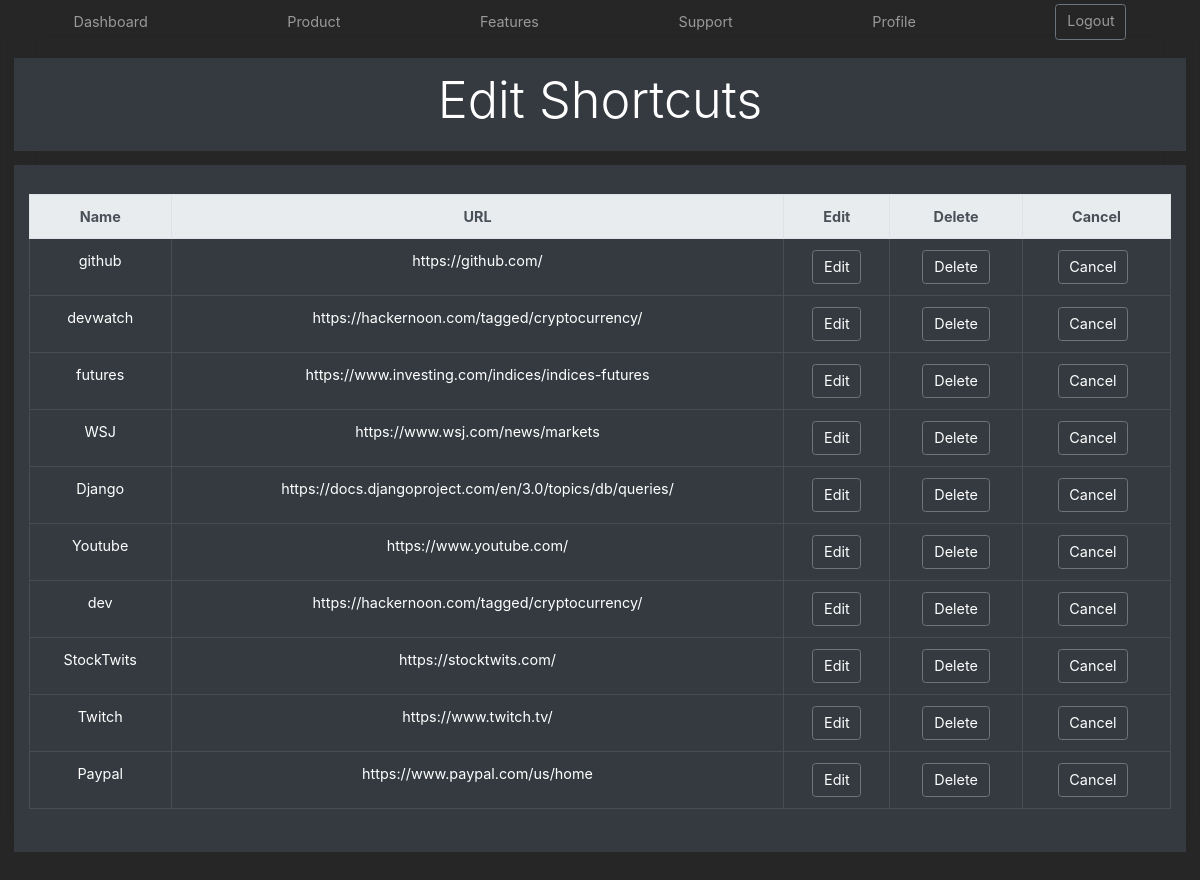
The page /Dashboard/editurl/table_1/ on the database its author committed.
### dashboard/models.py (models this page shows)
class userlinks(models.Model):
    main = models.CharField (max_length=200,default='')
    mainname = models.CharField (max_length=200,default='')
    mainfavicon = models.CharField (max_length=200,default='')
    table_id =  models.CharField (max_length=200,default='')

### dashboard/views.py (the view)
# urls.py: url(r'^editurl/(?P<table_id>[\w\-]+)/$', views.editurl ,name="editurl" ),
def editurl(request, table_id):
    table_id = table_id
    linktomain=userlinks.objects.all().filter(table_id=table_id)
    return render(request, 'editurl.html',{'linktomain':linktomain})

### dashboard/templates/editurl.html (shortened to what this page needs)
{% load static %}
<!DOCTYPE html>
<html lang="en">
<head>
<link rel="stylesheet" href="https://stackpath.bootstrapcdn.com/bootstrap/4.4.1/css/bootstrap.min.css">
<link rel="stylesheet"  href="{% static 'dashboard/css/product.css'%}">
<link rel="stylesheet"  href="{% static 'dashboard/css/dialog.css'%}">
</head>
<body>
 <nav class="site-header py-1">
  <div class="container d-flex flex-column flex-md-row justify-content-between">
     <a class="py-2 d-none d-md-inline-block" href="/Dashboard">Dashboard</a>
    <a class="py-2 d-none d-md-inline-block" href="#">Product</a>
    <a class="py-2 d-none d-md-inline-block" href="#">Features</a>
    <a class="py-2 d-none d-md-inline-block" href="#">Support</a>
    <a class="py-2 d-none d-md-inline-block" href="/Dashboard/profile">Profile</a>
    <a class="btn btn-outline-secondary" href="/Dashboard/logout">Logout</a>
  </div>
</nav>
<div class="position-relative overflow-hidden p-3 p-md-1 m-md-3 text-center bg-dark">
  <div class="col-md-5 mx-auto">
    <h1 class="display-4 titleposition">Edit Shortcuts</h1>
 </div>
  </div>
<div class="d-md-flex flex-md-equal w-100 my-md-3 pl-md-3">
  <div class="bg-dark mr-md-3 px-md-3 text-center text-white overflow-hidden">
    <div class="my-3 py-3">
<table class="table table-dark table-hover table-bordered">
    <thead class="thead-light">
    <tr>
        <th scope="col">Name</th>
        <th scope="col">URL</th>
        <th scope="col">Edit</th>
        <th scope="col">Delete</th>
        <th scope="col">Cancel</th>
    </tr>
    <thead>
    <tbody>
    {% for link in linktomain %}
        <tr>
            <td>{{link.mainname}}</td>
            <td>{{link.main}}</td>
            <td><a href="{% url 'editinglinks' pk=link.pk %}"><button class="btn btn-outline-secondary btn-color">Edit</button></a></td>
            <td><a href="{% url 'deletelinks' pk=link.pk %}"><button class="btn btn-outline-secondary btn-color">Delete</button></a></td>
            <td><button onclick="location.href='/Dashboard'" id="cancel" class="btn btn-outline-secondary btn-color" type="button" tabindex="0" title="Cancel" aria-label="Cancel">Cancel</button></td>
        </tr>
    {% endfor %}
    </tbody>
    </table>
    </div>
    </div>
    </div>
  </body>
</html>

### dashboard/static/dashboard/css/product.css (style rules this page uses)
.container { max-width: 1200px; }
body { background-color: rgba(0, 0, 0, .85); -webkit-backdrop-filter: saturate(180%) blur(20px); backdrop-filter: saturate(180%) blur(20px); zoom:90%; }
.site-header { -webkit-backdrop-filter: saturate(180%) blur(20px); backdrop-filter: saturate(180%) blur(20px); }
.site-header a { color: #999; transition: ease-in-out color .15s; }
@media (min-width: 768px) { .flex-md-equal > * { -ms-flex: 1; flex: 1; } }
.overflow-hidden { overflow: hidden; }
.titleposition { padding-top:2%; padding-bottom: 2%; color: white; }
.btn-color { color: white; }

### dashboard/static/dashboard/css/dialog.css (style rules this page uses)
#cancel { margin-inline-end: 8px; }

### rows shown on the page
userlinks: mainname "github", main "https://github.com/"
userlinks: mainname "devwatch", main "https://hackernoon.com/tagged/cryptocurrency/"
userlinks: mainname "futures", main "https://www.investing.com/indices/indices-futures"
userlinks: mainname "WSJ", main "https://www.wsj.com/news/markets"
userlinks: mainname "Django", main "https://docs.djangoproject.com/en/3.0/topics/db/queries/"
userlinks: mainname "Youtube", main "https://www.youtube.com/"
userlinks: mainname "dev", main "https://hackernoon.com/tagged/cryptocurrency/"
userlinks: mainname "StockTwits", main "https://stocktwits.com/"
userlinks: mainname "Twitch", main "https://www.twitch.tv/"
userlinks: mainname "Paypal", main "https://www.paypal.com/us/home"
